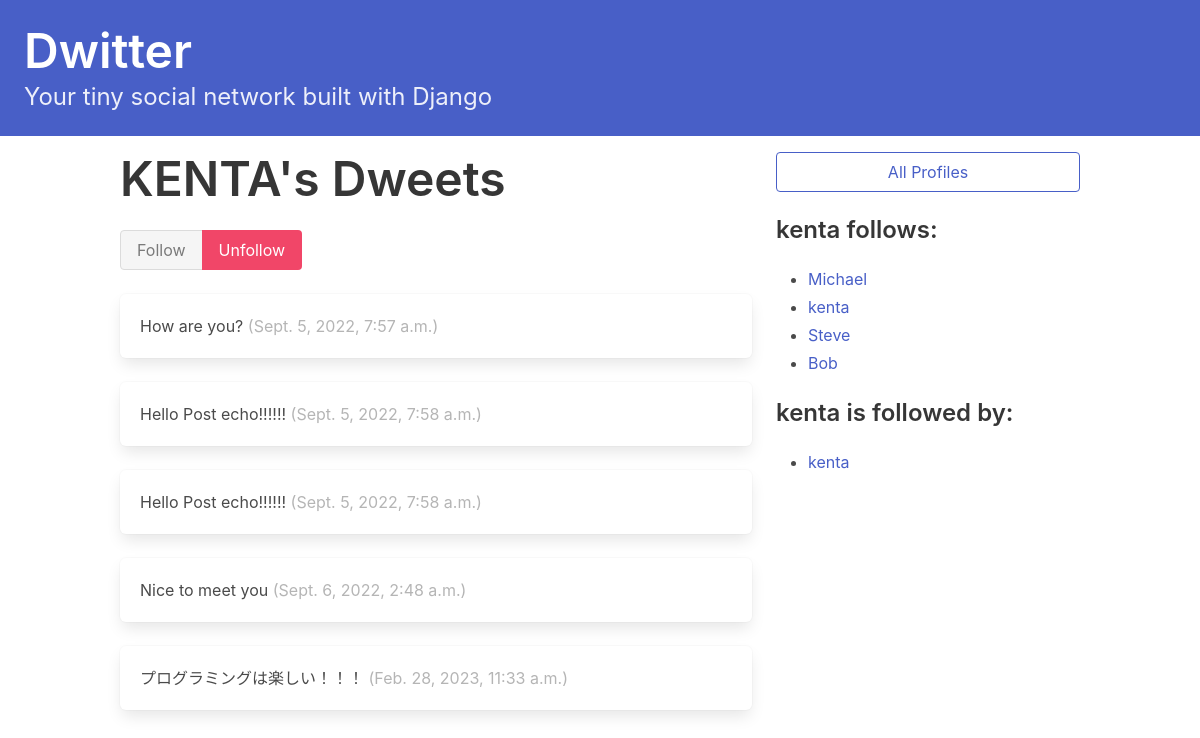
The app's page /profile/2 (signed in) with its own data.
### dwitter/models.py (models this page shows, shortened)
class Profile(models.Model):
    user = models.OneToOneField(User, on_delete=models.CASCADE)
    follows = models.ManyToManyField(
        "self",related_name="followed_by",symmetrical=False,blank=True
    )
    def __str__(self):
        return self.user.username

class Dweet(models.Model):
    user = models.ForeignKey(
      User, related_name="dweets", on_delete = models.DO_NOTHING
    )
    body = models.CharField(max_length=140)
    created_at = models.DateTimeField(auto_now_add=True)

### dwitter/views.py (the view, shortened to what this page needs)
# urls.py: path("profile/<int:pk>", profile, name="profile"),
def profile(request,pk):
    if not hasattr(request.user,'profile'):
        missing_profile = Profile(user=request.user)
        missing_profile.save()
    profile = Profile.objects.get(pk=pk)
    return render(request, "dwitter/profile.html", {"profile": profile})

### dwitter/templates/dwitter/profile.html (shortened to what this page needs)
{% extends 'base.html' %}
{% block content %}
<div class="column">
    <div class="block">
    <h1 class="title is-1">
        {{profile.user.username|upper}}'s Dweets
    </h1>
    <form method="post">
        <div class="buttons has-addons">
        {% if profile in user.profile.follows.all %}
            <button class="button is-link is-static">Follow</button>
            <button class="button is-danger" name="follow" value="unfollow">
                Unfollow
            </button>
        {% else %}
            <button class="button is-link" name="follow" value="follow">
                Follow
            </button>
            <button class="button is-danger is-static">Unfollow</button>
        {% endif %}
        </div>
    </form>
    </div>
    <div class="content">
      {% for dweet in profile.user.dweets.all %}
          <div class="box">
              {{ dweet.body }}
              <span class="is-small has-text-grey-light">
                  ({{ dweet.created_at }})
              </span>
          </div>
      {% endfor %}
  </div>
</div>
<div class="column is-one-third">
    <div class="block">
        <a href="{%url 'dwitter:profile_list' %}">
            <button class="button is-link is-outlined is-fullwidth">
                All Profiles
            </button>
        </a>
    </div>
    <div class="block">
        <h3 class="title is-4">
            {{profile.user.username}} follows:
        </h3>
        <div class="content">
            <ul>
            {% for following in profile.follows.all %}
                <li>
                    <a href="{% url 'dwitter:profile' following.id %}">
                        {{ following }}
                    </a>
                </li>
            {% endfor %}
            </ul>
        </div>
    </div>
    <div class="block">
        <h3 class="title is-4">
            {{profile.user.username}} is followed by:
        </h3>
        <div class="content">
            <ul>
            {% for follower in profile.followed_by.all %}
                <li>
                    <a href="{% url 'dwitter:profile' follower.id %}">
                        {{ follower }}
                    </a>
                </li>
            {% endfor %}
            </ul>
        </div>
    </div>
</div>
{% endblock content %}

### records on screen
Profile: user.username "KENTA", user.username "kenta"
Dweet: body "How are you?", created_at "Sept. 5, 2022, 7:57 a.m."
Dweet: body "Hello Post echo!!!!!!", created_at "Sept. 5, 2022, 7:58 a.m."
Dweet: body "Hello Post echo!!!!!!", created_at "Sept. 5, 2022, 7:58 a.m."
Dweet: body "Nice to meet you", created_at "Sept. 6, 2022, 2:48 a.m."
Dweet: body "プログラミングは楽しい！！！", created_at "Feb. 28, 2023, 11:33 a.m."
Profile: user.username "Michael"
Profile: user.username "Steve"
Profile: user.username "Bob"
